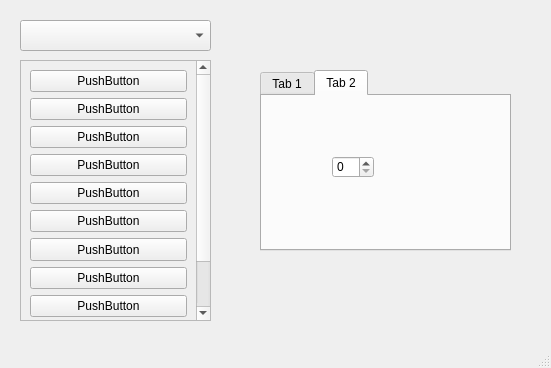
<?xml version="1.0" encoding="UTF-8"?>
<ui version="4.0">
 <class>MainWindow</class>
 <widget class="QMainWindow" name="MainWindow">
  <property name="geometry">
   <rect>
    <x>0</x>
    <y>0</y>
    <width>551</width>
    <height>368</height>
   </rect>
  </property>
  <property name="windowTitle">
   <string>MainWindow</string>
  </property>
  <widget class="QWidget" name="centralwidget">
   <widget class="QScrollArea" name="classes_scrollArea">
    <property name="geometry">
     <rect>
      <x>20</x>
      <y>60</y>
      <width>191</width>
      <height>261</height>
     </rect>
    </property>
    <property name="minimumSize">
     <size>
      <width>0</width>
      <height>0</height>
     </size>
    </property>
    <property name="widgetResizable">
     <bool>true</bool>
    </property>
    <widget class="QWidget" name="scrollAreaWidgetContents">
     <property name="geometry">
      <rect>
       <x>0</x>
       <y>0</y>
       <width>176</width>
       <height>331</height>
      </rect>
     </property>
     <layout class="QVBoxLayout" name="verticalLayout">
      <item>
       <widget class="QPushButton" name="pushButton">
        <property name="text">
         <string>PushButton</string>
        </property>
       </widget>
      </item>
      <item>
       <widget class="QPushButton" name="pushButton_8">
        <property name="text">
         <string>PushButton</string>
        </property>
       </widget>
      </item>
      <item>
       <widget class="QPushButton" name="pushButton_11">
        <property name="text">
         <string>PushButton</string>
        </property>
       </widget>
      </item>
      <item>
       <widget class="QPushButton" name="pushButton_10">
        <property name="text">
         <string>PushButton</string>
        </property>
       </widget>
      </item>
      <item>
       <widget class="QPushButton" name="pushButton_9">
        <property name="text">
         <string>PushButton</string>
        </property>
       </widget>
      </item>
      <item>
       <widget class="QPushButton" name="pushButton_7">
        <property name="text">
         <string>PushButton</string>
        </property>
       </widget>
      </item>
      <item>
       <widget class="QPushButton" name="pushButton_6">
        <property name="minimumSize">
         <size>
          <width>0</width>
          <height>23</height>
         </size>
        </property>
        <property name="text">
         <string>PushButton</string>
        </property>
       </widget>
      </item>
      <item>
       <widget class="QPushButton" name="pushButton_5">
        <property name="text">
         <string>PushButton</string>
        </property>
       </widget>
      </item>
      <item>
       <widget class="QPushButton" name="pushButton_2">
        <property name="text">
         <string>PushButton</string>
        </property>
       </widget>
      </item>
      <item>
       <widget class="QPushButton" name="pushButton_3">
        <property name="text">
         <string>PushButton</string>
        </property>
       </widget>
      </item>
      <item>
       <widget class="QPushButton" name="pushButton_4">
        <property name="text">
         <string>PushButton</string>
        </property>
       </widget>
      </item>
     </layout>
    </widget>
   </widget>
   <widget class="QComboBox" name="subject_comboBox">
    <property name="geometry">
     <rect>
      <x>20</x>
      <y>20</y>
      <width>191</width>
      <height>31</height>
     </rect>
    </property>
   </widget>
   <widget class="QTabWidget" name="tabWidget">
    <property name="geometry">
     <rect>
      <x>260</x>
      <y>70</y>
      <width>251</width>
      <height>181</height>
     </rect>
    </property>
    <property name="currentIndex">
     <number>1</number>
    </property>
    <widget class="QWidget" name="tab">
     <attribute name="title">
      <string>Tab 1</string>
     </attribute>
     <widget class="QLabel" name="label">
      <property name="geometry">
       <rect>
        <x>30</x>
        <y>20</y>
        <width>151</width>
        <height>31</height>
       </rect>
      </property>
      <property name="text">
       <string>TextLabel</string>
      </property>
     </widget>
     <widget class="QLabel" name="label_2">
      <property name="geometry">
       <rect>
        <x>30</x>
        <y>70</y>
        <width>171</width>
        <height>41</height>
       </rect>
      </property>
      <property name="text">
       <string>TextLabel</string>
      </property>
     </widget>
    </widget>
    <widget class="QWidget" name="tab_2">
     <attribute name="title">
      <string>Tab 2</string>
     </attribute>
     <widget class="QSpinBox" name="spinBox">
      <property name="geometry">
       <rect>
        <x>70</x>
        <y>60</y>
        <width>42</width>
        <height>22</height>
       </rect>
      </property>
     </widget>
    </widget>
   </widget>
  </widget>
  <widget class="QMenuBar" name="menubar">
   <property name="geometry">
    <rect>
     <x>0</x>
     <y>0</y>
     <width>551</width>
     <height>22</height>
    </rect>
   </property>
  </widget>
  <widget class="QStatusBar" name="statusbar"/>
 </widget>
 <resources/>
 <connections/>
</ui>
